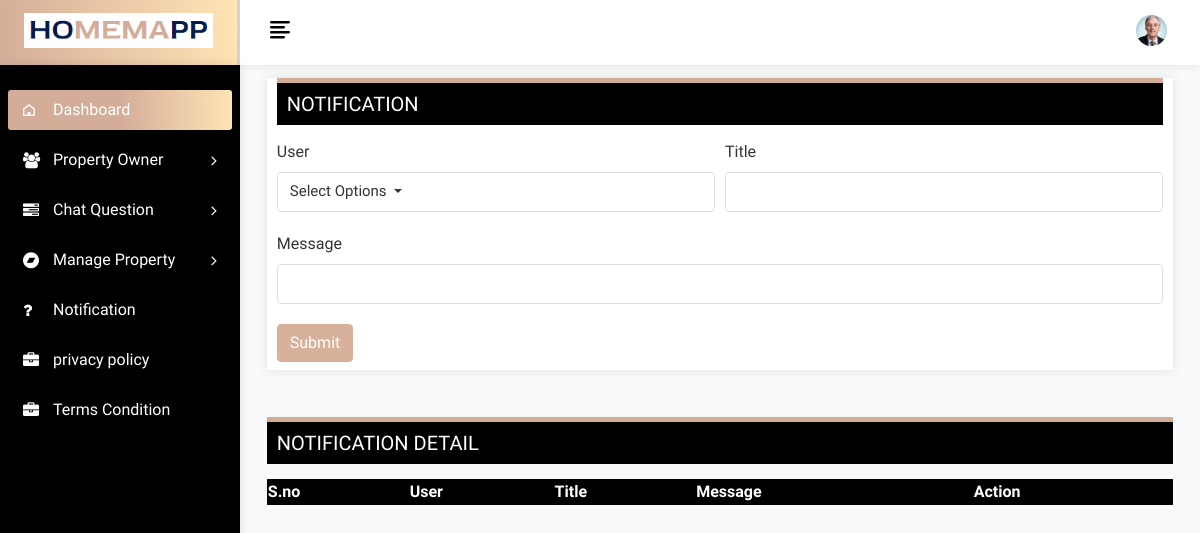
Page /notification (signed in) on the earlier database version.
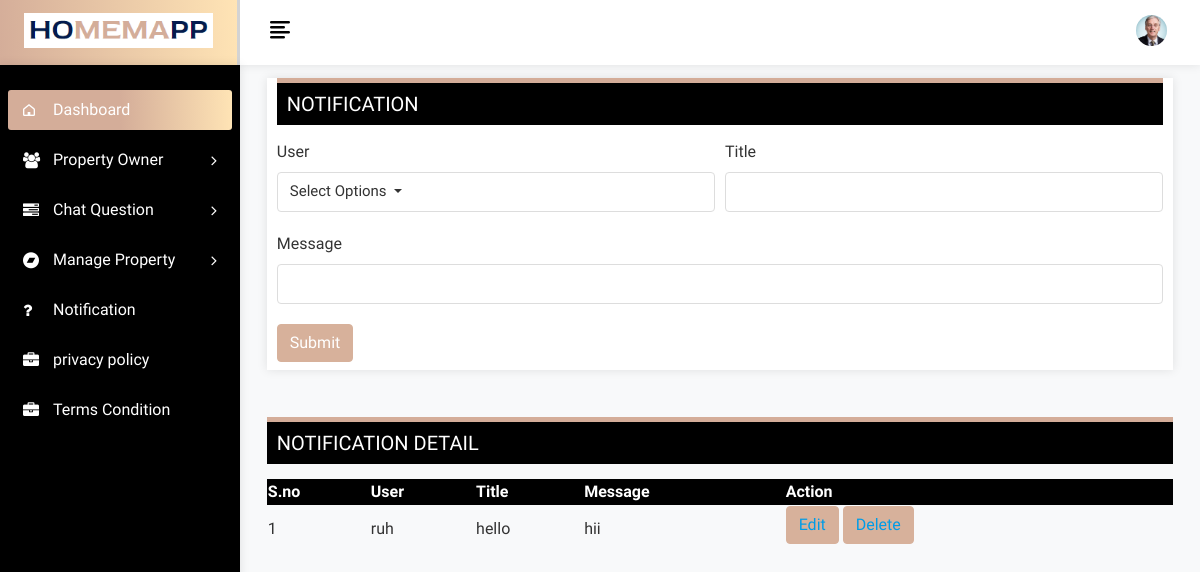
Same page on the later database version.
### app/models.py (models this page shows, shortened)
class Notification(models.Model):
    users = models.ManyToManyField(User)
    title = models.CharField(max_length=255)
    message = models.CharField(max_length=2550)

class User(AbstractBaseUser, PermissionsMixin):
    email = models.EmailField(unique=True, verbose_name='Email Address')
    username = models.CharField(max_length=256)
    is_active = models.BooleanField(default=True)
    is_staff = models.BooleanField(default=False)
    is_admin = models.BooleanField(default=False)
    is_superuser = models.BooleanField(default=False)
    SUPERADMIN = '1'
    USER = '2'
    Web_USER = '3'
    User_type=(
        ('Superadmin','SUPERADMIN'),
        ('User','USER'),
        ('Web_user','Web_USER'),
    )
    user_type_data = ((SUPERADMIN, "Superadmin"), (USER,"User"),(Web_USER,"Web_user"))
    user_type = models.CharField( choices=user_type_data, max_length=10,default='Superadmin')
    USERNAME_FIELD = 'email'
    REQUIRED_FIELDS = [ 'username']
    objects = UserManager()
    class Meta:
        db_table = 'user_profile'

### app/views.py (the view)
# urls.py: path('notification',views.notification,name='notification'),
@login_required(login_url='login')
def notification(request):
    if request.method == 'POST':
        form = NotificationForm(request.POST)
        if form.is_valid():
            form.save()
            return redirect('notification')  # Redirect to a confirmation page or another URL
    else:
        form = NotificationForm()
    notifications=Notification.objects.all()
    return render(request, 'Notification.html', {'form': form,'notifications':notifications})

### app/forms.py
class NotificationForm(forms.ModelForm):
    class Meta:
        model = Notification
        fields = ['title', 'message', 'users']
        widgets = {
            'title': forms.TextInput(attrs={'class': 'form-control', 'required': False}),
            'message': forms.TextInput(attrs={'class': 'form-control', 'required': False}),
        }
    users = forms.ModelMultipleChoiceField(
        queryset=User.objects.exclude(user_type='1'),
        widget=forms.CheckboxSelectMultiple(attrs={'class': 'custom-checkbox-list'}
        ),
    )

### templates/Notification.html (shortened to what this page needs)
{% extends 'base.html' %}
{% load static %}
{% block content %}
    <div class="page-wrapper">
        <div class="content container-fluid">
            <div class="page-header">
                <div class="row">
                    <div class="col-sm-12">
                        <div class="card full-header">
                            <div class="text-editor">
                                <div class="users">
                                    <h3 class="page-title">Notification</h3>
                                </div>
                                <form method="post" enctype="multipart/form-data">
                                    <div class="form-row">
                                        <div class="form-group col-sm-6">
                                            <div class="dropdown user-selects">
                                                <label for="id_title">User</label>
                                                <button class="btn btn-default text-left form-control dropdown-toggle" type="button" data-toggle="dropdown"><span class="dropdown-text"> Select Options</span>
                                                </button>
                                              </div>
                                        </div>
                                        <div class="form-group col-sm-6">
                                            <label for="id_title">Title</label>
                                            {{ form.title }}
                                        </div>
                                        <div class="form-group col-sm-12">
                                            <label for="id_message">Message</label>
                                            {{ form.message }}
                                        </div>
                                    </div>
                                    <button type="submit" class="btn btn-primary">Submit</button>
                                </form>
                            </div>
                        </div>
                    </div>
                </div>
            </div>
            <div class="full-editor mt-3">
                <div class="users">
                    <h3 class="page-title">Notification Detail</h3>
                </div>
                <table id="example" class="display nowrap" style="width:100%">
					<thead>
						<tr>
							<th>S.no</th>
							<th>User</th>
							<th>Title</th>
							<th>Message</th>
							<th>Action</th>
						</tr>
					</thead>
					<tbody>
						{% for notification in notifications %}
						<tr>
							<td>{{ forloop.counter }}</td>
							<td>
								{% for user in notification.users.all %}
									{{ user.username }}{% if not forloop.last %}, {% endif %}
								{% endfor %}
							</td>
							<td>{{ notification.title }}</td>
							<td>{{ notification.message }}</td>
							<td>
								<button class="btn btn-primary mb-2"><a class="edit-btn" href="{% url 'edit_notification' notification.id %}">Edit</a></button>
								<button class="btn btn-primary mb-2"><a class="edit-btn" href="{% url 'delete_notification' notification.id %}">Delete</a></button>
							</td>
						</tr>
					{% endfor %}
					</tbody>
                </table>
            </div>
        </div>
    </div>
{% endblock %}

Differences in the rows shown:
added Notification: title "hello", message "hii"
now on this page (row edited): User: username "ruh"
